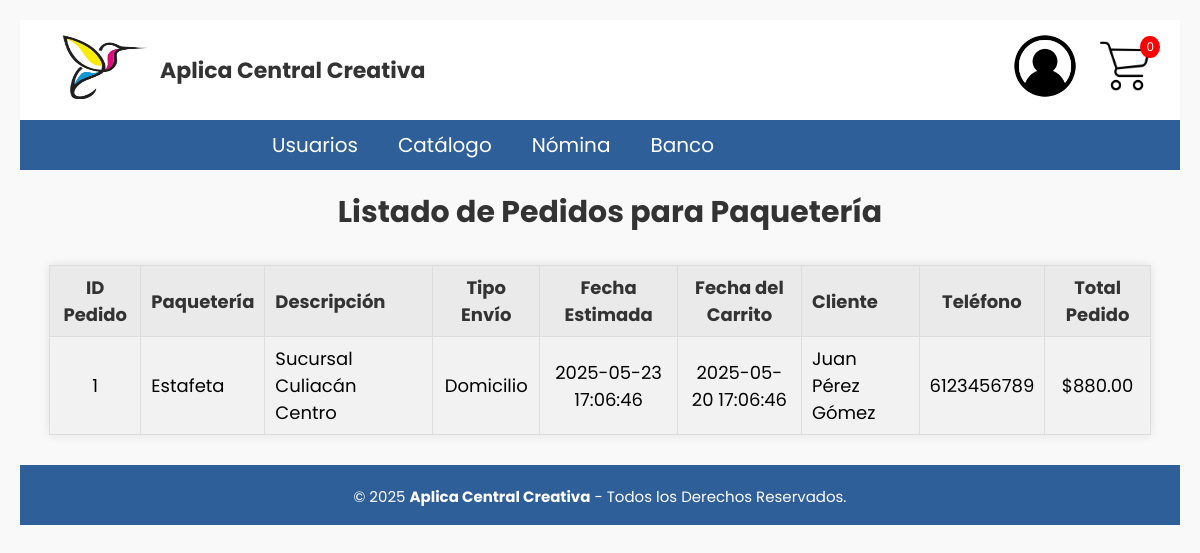
The page /Paqueteria/ver_pedidos.php (signed in) on the database its author committed.
### tables this page shows
CREATE TABLE pedido(
id_pedido INT NOT NULL PRIMARY KEY AUTO_INCREMENT,
id_envio INT NOT NULL,
id_paqueteria INT,
id_carrito INT NOT NULL,
iva DECIMAL(6,2) NOT NULL,
ieps DECIMAL(2),
id_direccion INT,
precio_total_pedido DECIMAL(6,2) NOT NULL,
CONSTRAINT fk_pedido_envio FOREIGN KEY (id_envio) REFERENCES envio(id_envio),
CONSTRAINT fk_pedido_paqueteria FOREIGN KEY (id_paqueteria) REFERENCES paqueteria(id_paqueteria),
CONSTRAINT fk_pedido_carrito FOREIGN KEY (id_carrito) REFERENCES carrito(id_carrito),
CONSTRAINT fk_pedido_direccion FOREIGN KEY (id_direccion) REFERENCES direccion(id_direccion)
);

CREATE TABLE paqueteria(
id_paqueteria INT NOT NULL PRIMARY KEY AUTO_INCREMENT,
nombre_paqueteria VARCHAR(50) NOT NULL,
descripcion VARCHAR(50) NOT NULL,
fecha DATETIME NOT NULL
);

CREATE TABLE envio(
id_envio INT NOT NULL PRIMARY KEY AUTO_INCREMENT,
tipo_envio ENUM('Domicilio','Punto de Entrega') NOT NULL,
costo DECIMAL(6,2) NOT NULL,
fecha_estimada DATETIME NOT NULL
);

CREATE TABLE carrito(
id_carrito INT NOT NULL PRIMARY KEY AUTO_INCREMENT,
id_cliente INT NOT NULL,
fecha DATETIME NOT NULL,
total DECIMAL(10,2) DEFAULT 0,
CONSTRAINT fk_cliente_carrito FOREIGN KEY (id_cliente) REFERENCES cliente(id_cliente)
);

CREATE TABLE cliente (
id_cliente INT NOT NULL PRIMARY KEY AUTO_INCREMENT,
id_usuario INT NOT NULL,
nom_persona VARCHAR(50) NOT NULL,
apellido_paterno VARCHAR(20) NOT NULL,
apellido_materno VARCHAR(20) NOT NULL,
telefono VARCHAR(10) NOT NULL,
monedero DECIMAL(6,2) DEFAULT 0,
CONSTRAINT fk_usuario FOREIGN KEY (id_usuario) REFERENCES usuario(id_usuario)
);

### Paqueteria/ver_pedidos.php (the view, shortened to what this page needs)
<?php
include '../BD/ConexionBD.php';
include ('../Nav/header.php');
$sql = "SELECT
            p.id_pedido,
            pq.nombre_paqueteria,
            pq.descripcion,
            e.tipo_envio,
            e.fecha_estimada,
            c.fecha AS fecha_carrito,
            p.precio_total_pedido,
            cl.nom_persona,
            cl.apellido_paterno,
            cl.apellido_materno,
            cl.telefono
        FROM pedido p
        JOIN paqueteria pq ON p.id_paqueteria = pq.id_paqueteria
        JOIN envio e ON p.id_envio = e.id_envio
        JOIN carrito c ON p.id_carrito = c.id_carrito
        JOIN cliente cl ON c.id_cliente = cl.id_cliente
        ORDER BY p.id_pedido DESC";
$result = $conn->query($sql);
?>
<!DOCTYPE html>
<html lang="es">
<head>
    <link rel="stylesheet" href="estilos_pedidos.css">
</head>
<body>
    <h2>Listado de Pedidos para Paquetería</h2>
    <table>
        <tr>
            <th>ID Pedido</th>
            <th class="descripcion">Paquetería</th>
            <th class="descripcion">Descripción</th>
            <th>Tipo Envío</th>
            <th>Fecha Estimada</th>
            <th>Fecha del Carrito</th>
            <th class="cliente">Cliente</th>
            <th class="telefono">Teléfono</th>
            <th>Total Pedido</th>
        </tr>
        <?php
        if ($result && $result->num_rows > 0) {
            while ($row = $result->fetch_assoc()) {
                echo "<tr>
                        <td>{$row['id_pedido']}</td>
                        <td class='descripcion'>{$row['nombre_paqueteria']}</td>
                        <td class='descripcion'>{$row['descripcion']}</td>
                        <td>{$row['tipo_envio']}</td>
                        <td>{$row['fecha_estimada']}</td>
                        <td>{$row['fecha_carrito']}</td>
                        <td class='cliente'>{$row['nom_persona']} {$row['apellido_paterno']} {$row['apellido_materno']}</td>
                        <td class='telefono'>{$row['telefono']}</td>
                        <td>\${$row['precio_total_pedido']}</td>
                      </tr>";
            }
        } else {
            echo "<tr><td colspan='9'>No hay pedidos registrados</td></tr>";
        }
        ?>
    </table>
    <?php
include '../Nav/footer.php';
?>
</body>
</html>

### CSS/cabecera.css (style rules this page uses)
html { font-size: 20px; overflow-y: auto; font-family: 'Poppins', sans-serif; }

### CSS/menu.css (style rules this page uses)
* { padding: 0px; margin: 0px; }

### CSS/formularios.css (style rules this page uses)
* { font-family: 'Poppins', sans-serif; margin: 0; padding: 0; box-sizing: border-box; }

### CSS/cabecera2.css (style rules this page uses)
* { padding: 0px; margin: 0px; }
h1, h2 { color: #000000; }
table { width: 100%; margin-bottom: 20px; border-collapse: collapse; }
table, th, td { border: 1px solid #ddd; }
th, td { padding: 10px; text-align: left; }

### CSS/Carrito.css (style rules this page uses)
body { font-family: 'Segoe UI', Tahoma, Geneva, Verdana, sans-serif; background-color: #f4f4f9; color: #000000; }
th, td { padding: 12px 15px; text-align: center; vertical-align: middle; }
tbody tr { border-bottom: 1px solid #eee; }

### CSS/direccion.css (style rules this page uses)
body { font-family: 'Segoe UI', Tahoma, Geneva, Verdana, sans-serif; background-color: #f4f4f9; color: #000000; }

### CSS/Tarjetas.css (style rules this page uses)
table { width: 95%; margin: 0 auto 40px auto; border-collapse: collapse; font-family: Arial, sans-serif; }
table th, table td { padding: 8px 10px; border: 1px solid #ddd; text-align: center; font-size: 0.9rem; }
table tbody tr:nth-child(even) { background-color: #f2f2f2; }

### CSS/confirmar_pedido.css (style rules this page uses)
body { font-family: 'Segoe UI', Tahoma, Geneva, Verdana, sans-serif; background-color: #f4f4f9; color: #000000; margin: 0; padding: 0; }
h2 { text-align: left; color: #000000; margin-top: 20px; margin-left: 20px; }

### Paqueteria/estilos_pedidos.css (style rules this page uses)
body { font-family: Arial, sans-serif; background-color: #f9f9f9; padding: 20px; }
h2 { text-align: center; margin-bottom: 30px; color: #333; }
table { width: 95%; margin: 0 auto; border-collapse: collapse; background-color: #fff; box-shadow: 0 0 10px rgba(0, 0, 0, 0.1); }
th, td { border: 1px solid #ccc; padding: 12px; text-align: center; }
th.descripcion, td.descripcion, th.cliente, td.cliente { text-align: left; }
th.telefono, td.telefono { width: 110px; }
th { background-color: #eaeaea; color: #333; font-weight: bold; }
tr:nth-child(even) { background-color: #f5f5f5; }

### rows shown on the page
pedido: id_pedido "1", id_paqueteria.nombre_paqueteria "Estafeta", id_paqueteria.descripcion "Sucursal Culiacán Centro", id_envio.tipo_envio "Domicilio", id_envio.fecha_estimada "2025-05-23 17:06:46", id_carrito.fecha "2025-05-20 17:06:46", cliente.nom_persona "Juan", cliente.apellido_paterno "Pérez", cliente.apellido_materno "Gómez", cliente.telefono "6123456789", precio_total_pedido "880.00"

### other values the page prints
$total_cantidad "0"
$nombre "Usuarios"
$nombre "Catálogo"
$nombre "Nómina"
$nombre "Banco"
